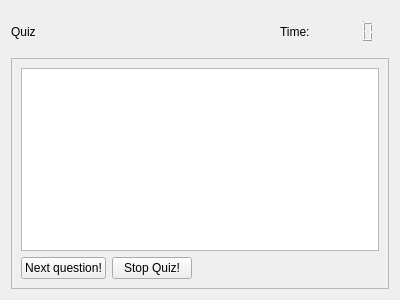
<?xml version="1.0" encoding="UTF-8"?>
<ui version="4.0">
 <class>QuizWidget</class>
 <widget class="QWidget" name="QuizWidget">
  <property name="geometry">
   <rect>
    <x>0</x>
    <y>0</y>
    <width>400</width>
    <height>300</height>
   </rect>
  </property>
  <property name="windowTitle">
   <string>Frame</string>
  </property>
  <layout class="QVBoxLayout" name="verticalLayout_2">
   <item>
    <layout class="QHBoxLayout" name="horizontalLayout_3">
     <item>
      <widget class="QLabel" name="label">
       <property name="text">
        <string>Quiz</string>
       </property>
      </widget>
     </item>
     <item>
      <spacer name="horizontalSpacer_2">
       <property name="orientation">
        <enum>Qt::Horizontal</enum>
       </property>
       <property name="sizeHint" stdset="0">
        <size>
         <width>40</width>
         <height>20</height>
        </size>
       </property>
      </spacer>
     </item>
     <item>
      <widget class="QFrame" name="frmTimer">
       <property name="styleSheet">
        <string notr="true">border:0</string>
       </property>
       <property name="frameShape">
        <enum>QFrame::StyledPanel</enum>
       </property>
       <property name="frameShadow">
        <enum>QFrame::Raised</enum>
       </property>
       <property name="lineWidth">
        <number>0</number>
       </property>
       <layout class="QHBoxLayout" name="horizontalLayout_2">
        <item>
         <widget class="QLabel" name="label_2">
          <property name="text">
           <string>Time:</string>
          </property>
         </widget>
        </item>
        <item>
         <widget class="QLCDNumber" name="lcdNumber"/>
        </item>
       </layout>
      </widget>
     </item>
    </layout>
   </item>
   <item>
    <widget class="QFrame" name="frame">
     <property name="frameShape">
      <enum>QFrame::StyledPanel</enum>
     </property>
     <property name="frameShadow">
      <enum>QFrame::Raised</enum>
     </property>
     <layout class="QVBoxLayout" name="verticalLayout">
      <item>
       <widget class="QTableView" name="tableView"/>
      </item>
      <item>
       <layout class="QHBoxLayout" name="horizontalLayout">
        <item>
         <widget class="QPushButton" name="btnNextQuestion">
          <property name="text">
           <string>Next question!</string>
          </property>
         </widget>
        </item>
        <item>
         <widget class="QPushButton" name="btnStopQuiz">
          <property name="text">
           <string>Stop Quiz!</string>
          </property>
         </widget>
        </item>
        <item>
         <spacer name="horizontalSpacer">
          <property name="orientation">
           <enum>Qt::Horizontal</enum>
          </property>
          <property name="sizeHint" stdset="0">
           <size>
            <width>40</width>
            <height>20</height>
           </size>
          </property>
         </spacer>
        </item>
       </layout>
      </item>
     </layout>
    </widget>
   </item>
  </layout>
 </widget>
 <resources/>
 <connections/>
</ui>
